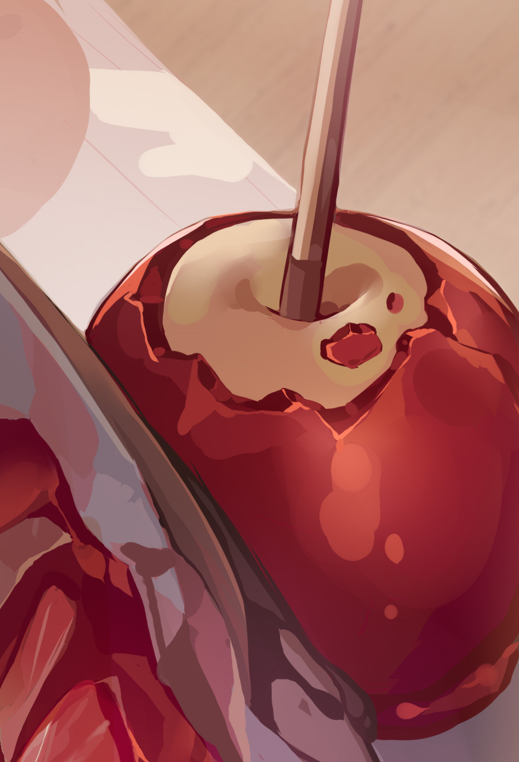
#> input picture img.png, 519 x 762 px
$ python image_color_space_change.py
#> lines starting #> are read from the running program, lines starting #| are printed output that depends on the picture
import cv2
img = cv2.imread("img.png")
#> img is the input picture: shape (762, 519, 3); mean B, G, R 95.3, 98.1, 161.4
gray = cv2.cvtColor(img, cv2.COLOR_BGR2GRAY)
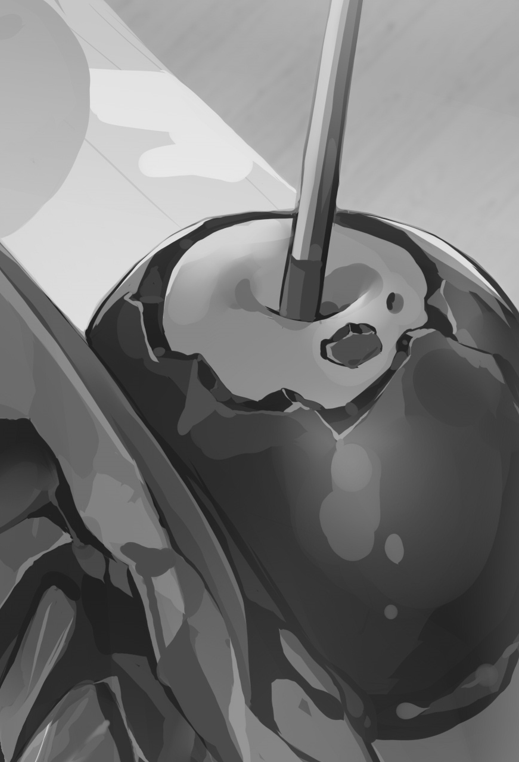
#> gray: shape (762, 519); min 26, max 232, mean 116.7
cv2.imshow("gray", gray)
hsv = cv2.cvtColor(img, cv2.COLOR_BGR2HSV)
#> hsv: shape (762, 519, 3); mean H, S, V 86.9, 126.5, 161.4
cv2.imshow("hsv", hsv)
cv2.waitKey(0)
cv2.destroyAllWindows()
